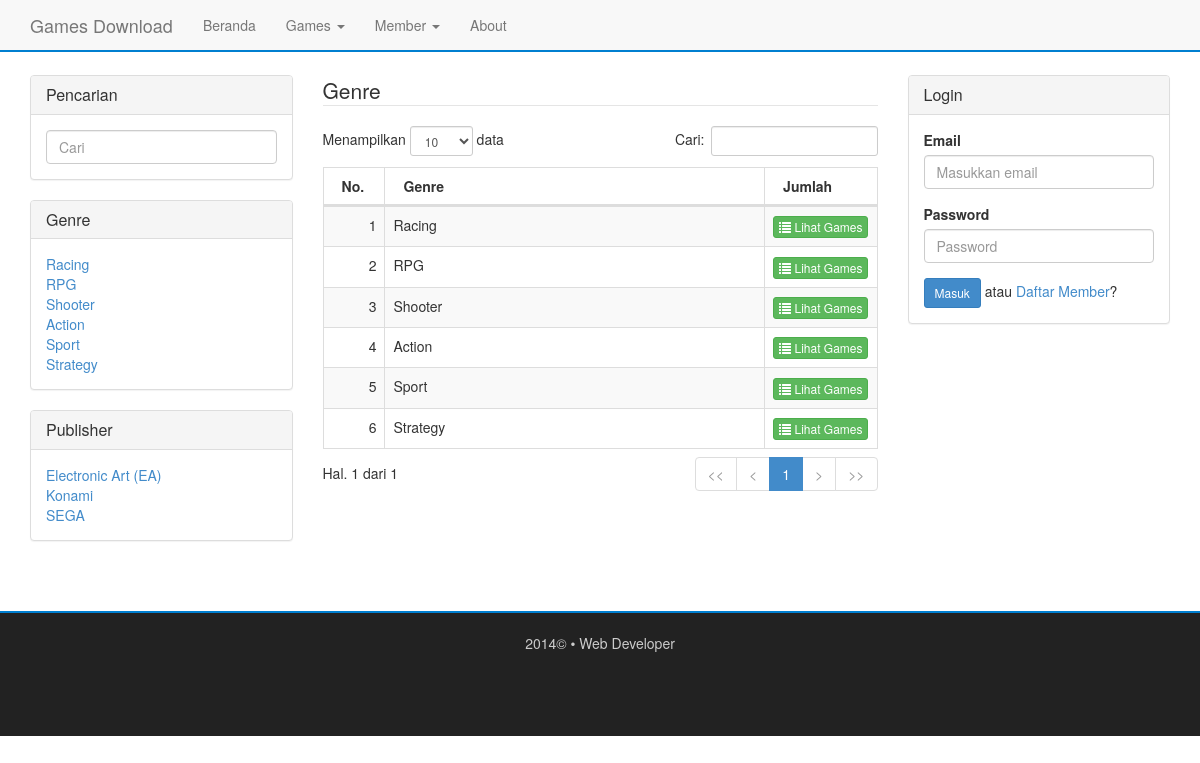
The app's page /?page=genre with its own data.
### tables this page shows
CREATE TABLE IF NOT EXISTS `genre` (
  `GENRE_ID` int(11) NOT NULL AUTO_INCREMENT,
  `GENRE_NAME` varchar(30) DEFAULT NULL,
  PRIMARY KEY (`GENRE_ID`)
);

CREATE TABLE IF NOT EXISTS `publisher` (
  `PUBLISHER_ID` int(11) NOT NULL AUTO_INCREMENT,
  `PUBLISHER_NAME` varchar(50) DEFAULT NULL,
  PRIMARY KEY (`PUBLISHER_ID`)
);

### index.php (called while the page is built, shortened)
<?php
include 'app/view/page.php';

### app/view/left-panel.php (the view)
<div class="panel panel-default">
	<div class="panel-heading">
		<h3 class="panel-title">Pencarian</h3>
	</div>
	<div class="panel-body">
		<form class="form" role="search" method="post" action="?page=cari_game">
			<input type="text" class="form-control" name="cari" placeholder="Cari">
		</form>
	</div>
</div>
<div class="panel panel-default">
	<div class="panel-heading">
		<h3 class="panel-title">Genre</h3>
	</div>
	<div class="panel-body">
		<?php
		$sql = "select * from genre";
		if (!$result = $db->query($sql)) {
			die('query error ['.$db->error.']');
		}
		if (count($result) > 0) {
			while ($genre = $result->fetch_object()) {
				echo "<a href='".APP_ROOT."?page=filter_game&by=genre&genre=".$genre->GENRE_ID."'>".$genre->GENRE_NAME."</a><br>";
			}
		} else {
			echo "Tidak ada data yang tersedia.";
		}
		?>
	</div>
</div>
<div class="panel panel-default">
	<div class="panel-heading">
		<h3 class="panel-title">Publisher</h3>
	</div>
	<div class="panel-body">
		<?php
		$sql = "select * from publisher";
		if (!$result = $db->query($sql)) {
			die('query error ['.$db->error.']');
		}
		if (count($result) > 0) {
			while ($publisher = $result->fetch_object()) {
				echo "<a href='".APP_ROOT."?page=filter_game&by=publisher&publisher=".$publisher->PUBLISHER_ID."'>".$publisher->PUBLISHER_NAME."</a><br>";
			}
		} else {
			echo "Tidak ada data yang tersedia.";
		}
		?>
	</div>
</div>

### app/view/genre.php
<fieldset>
	<legend>Genre</legend>
	<table id="example" class="table table-striped table-hover table-bordered">
		<thead>
			<tr>
				<th width="25px">No.</th>
				<th>Genre</th>
				<th width="50px">Jumlah</th>
			</tr>
		</thead>
		<tbody>
			<?php
			$no = 1;
			$result = $db->query('select * from genre');
			while ($genre = $result->fetch_object()) {
				echo "<tr>";
				echo "<td align='right'>".$no."</td>";
				echo "<td>".$genre->GENRE_NAME."</td>";
				echo "<td align='center'>";
				echo "<a href='".APP_ROOT."?page=filter_game&by=genre&genre=".$genre->GENRE_ID."' class='btn btn-xs btn-success'><span class='glyphicon glyphicon-list'></span> Lihat Games</a>";
				echo "</td>";
				echo "</tr>";
				$no++;
			}
			?>
		</tbody>
	</table>
</fieldset>

### app/view/page.php (style rules this page uses)
body { padding-top: 75px; }

### records on screen
genre: GENRE_NAME "Racing"
genre: GENRE_NAME "RPG"
genre: GENRE_NAME "Shooter"
genre: GENRE_NAME "Action"
genre: GENRE_NAME "Sport"
genre: GENRE_NAME "Strategy"
publisher: PUBLISHER_NAME "Electronic Art (EA)"
publisher: PUBLISHER_NAME "Konami"
publisher: PUBLISHER_NAME "SEGA"
